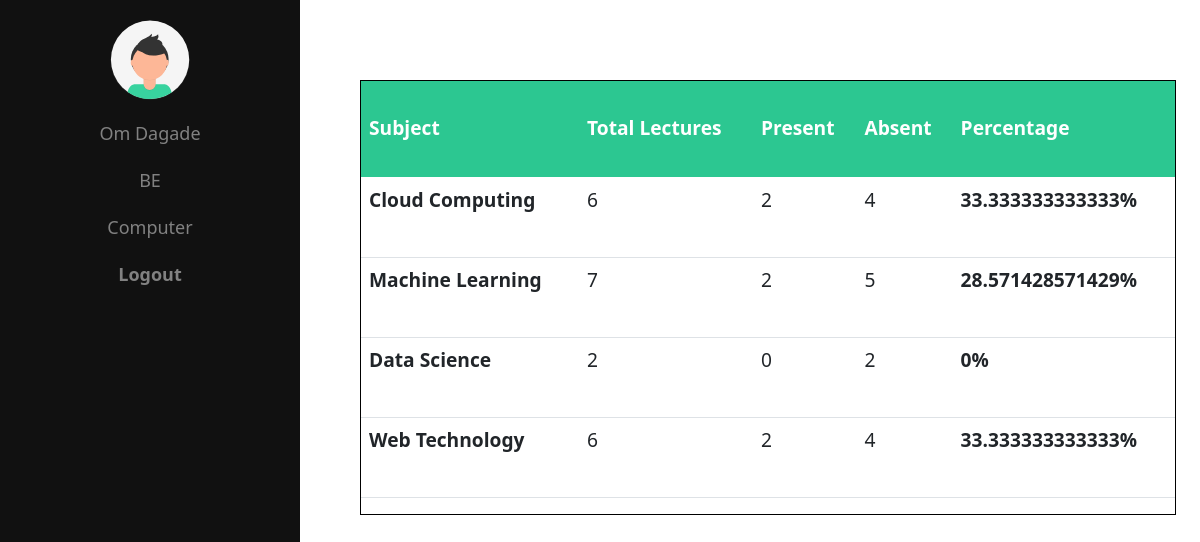
The app's page /home.php (signed in) with its own data.
### tables this page shows
CREATE TABLE `studentdetails` (
  `id` varchar(255) DEFAULT NULL,
  `password` varchar(255) DEFAULT NULL,
  `name` varchar(255) DEFAULT NULL,
  `branch` varchar(255) DEFAULT NULL,
  `year` varchar(255) DEFAULT NULL,
  `email` varchar(255) DEFAULT NULL
);

### home.php (the view, shortened to what this page needs)
<?php
require_once("db.php");
?>
<!DOCTYPE html>
<html lang="en">
<head>
  <link rel="stylesheet" href="style.css">
  <link rel="stylesheet" href="style1.css">
  <link href="https://cdn.jsdelivr.net/npm/bootstrap@5.0.2/dist/css/bootstrap.min.css" rel="stylesheet">
</head>
<body>
  <div class="mainscreen">
    <div id="sidebar">
      <img src="img/avatar.svg" alt="Profile Icon" class="profile-icon">
      <?php
      $query = "select * from studentdetails where id='" . $_SESSION["loginid"] . "'";
      $res = mysqli_query($con, $query);
      while ($row = mysqli_fetch_array($res)) {
        echo '<a href="">' . $row["name"] . '</a>
        <a href="">' . $row["year"] . '</a>
      <a href="">' . $row["branch"] . '</a>
      <a href="logout.php"><strong>Logout</strong></a>
      ';
      }
      ?>
    </div>
    <div class="divmain">
      <?php
      $temparray = array();
      $res = mysqli_query($con, "select * from lectures");
      while ($row = mysqli_fetch_array($res)) {
        if ((array_key_exists($row["subject"], $temparray))) {
          $temparray[$row["subject"]] = $temparray[$row["subject"]] + 1;
        } else {
          $temparray[$row["subject"]] = 1;
        }
      }
      $student = array();
      $qry = "select * from " . $_SESSION["loginid"];
      $res = mysqli_query($con, $qry);
      while ($row = mysqli_fetch_array($res)) {
        if ((array_key_exists($row["subject"], $student))) {
          $student[$row["subject"]] = $student[$row["subject"]] + 1;
        } else {
          $student[$row["subject"]] = 1;
        }
      }
      $keys = array_keys($temparray);
      foreach ($keys as $key) {
        if ((array_key_exists($key, $student))) {
        } else {
          $student[$key] = 0;
        }
      }
      ?>
      <table class="table">
        <thead style="vertical-align: middle">
          <tr>
            <th scope="col">Subject</th>
            <th scope="col">Total Lectures</th>
            <th scope="col">Present</th>
            <th scope="col">Absent</th>
            <th scope="col">Percentage</th>
          </tr>
        </thead>
        <tbody>
          <tr>
            <?php
            foreach ($keys as $key) {
              $per = 100 - (($temparray[$key] - $student[$key]) * 100 / $temparray[$key]);
              echo '<th scope="row">' . $key . '</th>
          <td>' . $temparray[$key] . '</td>
          <td>' . $student[$key] . '</td>
          <td>' . $temparray[$key] - $student[$key] . '</td>
          <td><strong>' . $per . '%</strong></td>
        </tr>';
            }
            ?>
        </tbody>
      </table>
    </div>
  </div>
</body>
</html>

### style.css (style rules this page uses)
.divmain { border: 0.1rem solid black; margin-left: 30vw; height: auto; margin-right: 2vw; margin-top: 10vh; margin-bottom: 10vh; }
.table > thead { color: white; background-color: rgba(44, 199, 145, 255); height: 12vh; font-size: 1.3rem; }
tr { height: 10vh; font-size: 1.2rem; }
.mainscreen { height: 100%; }
html { overflow-y: scroll; }

### style1.css (style rules this page uses)
* { padding: 0; margin: 0; box-sizing: border-box; }
body { font-family: "Poppins", sans-serif; overflow: hidden; }
a { display: block; text-align: right; text-decoration: none; color: #999; font-size: 0.9rem; transition: 0.3s; }
#sidebar { height: 100%; width: 25vw; position: fixed; top: 0; left: 0; background-color: #111; padding-top: 20px; transition: 0.5s; z-index: 1; align-items: center; display: flex; flex-direction: column; }
#sidebar a { padding: 10px 15px; text-decoration: none; font-size: 18px; color: #818181; display: block; transition: 0.3s; }
.profile-icon { width: 80px; height: 80px; border-radius: 50%; margin-bottom: 10px; align-items: center; display: flex; flex-direction: column; }

### records on screen
studentdetails: name "Om Dagade", year "BE", branch "Computer"

### other values on screen
$key "Cloud Computing"
$temparray[$key] "6"
$student[$key] "2"
$temparray[$key] - $student[$key] "4"
$per "33.333333333333"
$key "Machine Learning"
$temparray[$key] "7"
$temparray[$key] - $student[$key] "5"
$per "28.571428571429"
$key "Data Science"
$temparray[$key] "2"
$student[$key] "0"
$temparray[$key] - $student[$key] "2"
$per "0"
$key "Web Technology"
